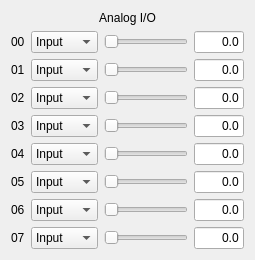
  <widget class="QWidget" name="verticalLayoutWidget_2">
   <property name="geometry">
    <rect>
     <x>30</x>
     <y>20</y>
     <width>228</width>
     <height>241</height>
    </rect>
   </property>
   <layout class="QVBoxLayout" name="AIVertLayout">
    <item>
     <widget class="QLabel" name="AIOLabel">
      <property name="text">
       <string>Analog I/O</string>
      </property>
      <property name="alignment">
       <set>Qt::AlignCenter</set>
      </property>
     </widget>
    </item>
    <item>
     <layout class="QGridLayout" name="AIO_Grid">
      <item row="5" column="1">
       <widget class="QComboBox" name="A05Combo">
        <item>
         <property name="text">
          <string>Input</string>
         </property>
        </item>
        <item>
         <property name="text">
          <string>Output</string>
         </property>
        </item>
        <item>
         <property name="text">
          <string>PWM</string>
         </property>
        </item>
       </widget>
      </item>
      <item row="5" column="3">
       <widget class="QLineEdit" name="A05TextValue">
        <property name="sizePolicy">
         <sizepolicy hsizetype="Minimum" vsizetype="Fixed">
          <horstretch>0</horstretch>
          <verstretch>0</verstretch>
         </sizepolicy>
        </property>
        <property name="minimumSize">
         <size>
          <width>50</width>
          <height>0</height>
         </size>
        </property>
        <property name="text">
         <string>0.0</string>
        </property>
        <property name="alignment">
         <set>Qt::AlignRight|Qt::AlignTrailing|Qt::AlignVCenter</set>
        </property>
        <property name="readOnly">
         <bool>false</bool>
        </property>
       </widget>
      </item>
      <item row="7" column="0">
       <widget class="QLabel" name="A07Label">
        <property name="text">
         <string>07</string>
        </property>
       </widget>
      </item>
      <item row="4" column="1">
       <widget class="QComboBox" name="A04Combo">
        <item>
         <property name="text">
          <string>Input</string>
         </property>
        </item>
        <item>
         <property name="text">
          <string>Output</string>
         </property>
        </item>
       </widget>
      </item>
      <item row="3" column="1">
       <widget class="QComboBox" name="A03Combo">
        <item>
         <property name="text">
          <string>Input</string>
         </property>
        </item>
        <item>
         <property name="text">
          <string>Output</string>
         </property>
        </item>
        <item>
         <property name="text">
          <string>PWM</string>
         </property>
        </item>
       </widget>
      </item>
      <item row="2" column="1">
       <widget class="QComboBox" name="A02Combo">
        <item>
         <property name="text">
          <string>Input</string>
         </property>
        </item>
        <item>
         <property name="text">
          <string>Output</string>
         </property>
        </item>
       </widget>
      </item>
      <item row="7" column="3">
       <widget class="QLineEdit" name="A07TextValue">
        <property name="sizePolicy">
         <sizepolicy hsizetype="Minimum" vsizetype="Fixed">
          <horstretch>0</horstretch>
          <verstretch>0</verstretch>
         </sizepolicy>
        </property>
        <property name="minimumSize">
         <size>
          <width>50</width>
          <height>0</height>
         </size>
        </property>
        <property name="text">
         <string>0.0</string>
        </property>
        <property name="alignment">
         <set>Qt::AlignRight|Qt::AlignTrailing|Qt::AlignVCenter</set>
        </property>
        <property name="readOnly">
         <bool>false</bool>
        </property>
       </widget>
      </item>
      <item row="6" column="1">
       <widget class="QComboBox" name="A06Combo">
        <item>
         <property name="text">
          <string>Input</string>
         </property>
        </item>
        <item>
         <property name="text">
          <string>Output</string>
         </property>
        </item>
       </widget>
      </item>
      <item row="7" column="1">
       <widget class="QComboBox" name="A07Combo">
        <item>
         <property name="text">
          <string>Input</string>
         </property>
        </item>
        <item>
         <property name="text">
          <string>Output</string>
         </property>
        </item>
       </widget>
      </item>
      <item row="1" column="1">
       <widget class="QComboBox" name="A01Combo">
        <item>
         <property name="text">
          <string>Input</string>
         </property>
        </item>
        <item>
         <property name="text">
          <string>Output</string>
         </property>
        </item>
       </widget>
      </item>
      <item row="0" column="1">
       <widget class="QComboBox" name="A00Combo">
        <item>
         <property name="text">
          <string>Input</string>
         </property>
        </item>
        <item>
         <property name="text">
          <string>Output</string>
         </property>
        </item>
       </widget>
      </item>
      <item row="4" column="0">
       <widget class="QLabel" name="A04Label">
        <property name="text">
         <string>04</string>
        </property>
       </widget>
      </item>
      <item row="0" column="0">
       <widget class="QLabel" name="A00Label">
        <property name="text">
         <string>00</string>
        </property>
       </widget>
      </item>
      <item row="5" column="0">
       <widget class="QLabel" name="A05Label">
        <property name="text">
         <string>05</string>
        </property>
       </widget>
      </item>
      <item row="2" column="0">
       <widget class="QLabel" name="A02Label">
        <property name="text">
         <string>02</string>
        </property>
       </widget>
      </item>
      <item row="0" column="3">
       <widget class="QLineEdit" name="A00TextValue">
        <property name="sizePolicy">
         <sizepolicy hsizetype="Minimum" vsizetype="Fixed">
          <horstretch>0</horstretch>
          <verstretch>0</verstretch>
         </sizepolicy>
        </property>
        <property name="minimumSize">
         <size>
          <width>50</width>
          <height>0</height>
         </size>
        </property>
        <property name="text">
         <string>0.0</string>
        </property>
        <property name="alignment">
         <set>Qt::AlignRight|Qt::AlignTrailing|Qt::AlignVCenter</set>
        </property>
        <property name="readOnly">
         <bool>false</bool>
        </property>
       </widget>
      </item>
      <item row="3" column="3">
       <widget class="QLineEdit" name="A03TextValue">
        <property name="sizePolicy">
         <sizepolicy hsizetype="Minimum" vsizetype="Fixed">
          <horstretch>0</horstretch>
          <verstretch>0</verstretch>
         </sizepolicy>
        </property>
        <property name="minimumSize">
         <size>
          <width>50</width>
          <height>0</height>
         </size>
        </property>
        <property name="text">
         <string>0.0</string>
        </property>
        <property name="alignment">
         <set>Qt::AlignRight|Qt::AlignTrailing|Qt::AlignVCenter</set>
        </property>
        <property name="readOnly">
         <bool>false</bool>
        </property>
       </widget>
      </item>
      <item row="3" column="0">
       <widget class="QLabel" name="A03Label">
        <property name="text">
         <string>03</string>
        </property>
       </widget>
      </item>
      <item row="1" column="3">
       <widget class="QLineEdit" name="A01TextValue">
        <property name="sizePolicy">
         <sizepolicy hsizetype="Minimum" vsizetype="Fixed">
          <horstretch>0</horstretch>
          <verstretch>0</verstretch>
         </sizepolicy>
        </property>
        <property name="minimumSize">
         <size>
          <width>50</width>
          <height>0</height>
         </size>
        </property>
        <property name="text">
         <string>0.0</string>
        </property>
        <property name="alignment">
         <set>Qt::AlignRight|Qt::AlignTrailing|Qt::AlignVCenter</set>
        </property>
        <property name="readOnly">
         <bool>false</bool>
        </property>
       </widget>
      </item>
      <item row="2" column="3">
       <widget class="QLineEdit" name="A02TextValue">
        <property name="sizePolicy">
         <sizepolicy hsizetype="Minimum" vsizetype="Fixed">
          <horstretch>0</horstretch>
          <verstretch>0</verstretch>
         </sizepolicy>
        </property>
        <property name="minimumSize">
         <size>
          <width>50</width>
          <height>0</height>
         </size>
        </property>
        <property name="text">
         <string>0.0</string>
        </property>
        <property name="alignment">
         <set>Qt::AlignRight|Qt::AlignTrailing|Qt::AlignVCenter</set>
        </property>
        <property name="readOnly">
         <bool>false</bool>
        </property>
       </widget>
      </item>
      <item row="1" column="0">
       <widget class="QLabel" name="A01Label">
        <property name="text">
         <string>01</string>
        </property>
       </widget>
      </item>
      <item row="6" column="3">
       <widget class="QLineEdit" name="A06TextValue">
        <property name="sizePolicy">
         <sizepolicy hsizetype="Minimum" vsizetype="Fixed">
          <horstretch>0</horstretch>
          <verstretch>0</verstretch>
         </sizepolicy>
        </property>
        <property name="minimumSize">
         <size>
          <width>50</width>
          <height>0</height>
         </size>
        </property>
        <property name="text">
         <string>0.0</string>
        </property>
        <property name="alignment">
         <set>Qt::AlignRight|Qt::AlignTrailing|Qt::AlignVCenter</set>
        </property>
        <property name="readOnly">
         <bool>false</bool>
        </property>
       </widget>
      </item>
      <item row="6" column="0">
       <widget class="QLabel" name="A06Label">
        <property name="text">
         <string>06</string>
        </property>
       </widget>
      </item>
      <item row="4" column="3">
       <widget class="QLineEdit" name="A04TextValue">
        <property name="sizePolicy">
         <sizepolicy hsizetype="Minimum" vsizetype="Fixed">
          <horstretch>0</horstretch>
          <verstretch>0</verstretch>
         </sizepolicy>
        </property>
        <property name="minimumSize">
         <size>
          <width>50</width>
          <height>0</height>
         </size>
        </property>
        <property name="text">
         <string>0.0</string>
        </property>
        <property name="alignment">
         <set>Qt::AlignRight|Qt::AlignTrailing|Qt::AlignVCenter</set>
        </property>
        <property name="readOnly">
         <bool>false</bool>
        </property>
       </widget>
      </item>
      <item row="0" column="2">
       <widget class="QSlider" name="A00SlideValue">
        <property name="sizePolicy">
         <sizepolicy hsizetype="MinimumExpanding" vsizetype="Fixed">
          <horstretch>0</horstretch>
          <verstretch>0</verstretch>
         </sizepolicy>
        </property>
        <property name="maximum">
         <number>100</number>
        </property>
        <property name="singleStep">
         <number>100</number>
        </property>
        <property name="pageStep">
         <number>100</number>
        </property>
        <property name="sliderPosition">
         <number>0</number>
        </property>
        <property name="tracking">
         <bool>true</bool>
        </property>
        <property name="orientation">
         <enum>Qt::Horizontal</enum>
        </property>
        <property name="invertedControls">
         <bool>false</bool>
        </property>
        <property name="tickPosition">
         <enum>QSlider::NoTicks</enum>
        </property>
        <property name="tickInterval">
         <number>100</number>
        </property>
       </widget>
      </item>
      <item row="1" column="2">
       <widget class="QSlider" name="A01SlideValue">
        <property name="sizePolicy">
         <sizepolicy hsizetype="MinimumExpanding" vsizetype="Fixed">
          <horstretch>0</horstretch>
          <verstretch>0</verstretch>
         </sizepolicy>
        </property>
        <property name="maximum">
         <number>100</number>
        </property>
        <property name="singleStep">
         <number>100</number>
        </property>
        <property name="pageStep">
         <number>100</number>
        </property>
        <property name="sliderPosition">
         <number>0</number>
        </property>
        <property name="tracking">
         <bool>true</bool>
        </property>
        <property name="orientation">
         <enum>Qt::Horizontal</enum>
        </property>
        <property name="invertedControls">
         <bool>false</bool>
        </property>
        <property name="tickPosition">
         <enum>QSlider::NoTicks</enum>
        </property>
        <property name="tickInterval">
         <number>100</number>
        </property>
       </widget>
      </item>
      <item row="2" column="2">
       <widget class="QSlider" name="A02SlideValue">
        <property name="sizePolicy">
         <sizepolicy hsizetype="MinimumExpanding" vsizetype="Fixed">
          <horstretch>0</horstretch>
          <verstretch>0</verstretch>
         </sizepolicy>
        </property>
        <property name="maximum">
         <number>100</number>
        </property>
        <property name="singleStep">
         <number>100</number>
        </property>
        <property name="pageStep">
         <number>100</number>
        </property>
        <property name="sliderPosition">
         <number>0</number>
        </property>
        <property name="tracking">
         <bool>true</bool>
        </property>
        <property name="orientation">
         <enum>Qt::Horizontal</enum>
        </property>
        <property name="invertedControls">
         <bool>false</bool>
        </property>
        <property name="tickPosition">
         <enum>QSlider::NoTicks</enum>
        </property>
        <property name="tickInterval">
         <number>100</number>
        </property>
       </widget>
      </item>
      <item row="3" column="2">
       <widget class="QSlider" name="A03SlideValue">
        <property name="sizePolicy">
         <sizepolicy hsizetype="MinimumExpanding" vsizetype="Fixed">
          <horstretch>0</horstretch>
          <verstretch>0</verstretch>
         </sizepolicy>
        </property>
        <property name="maximum">
         <number>100</number>
        </property>
        <property name="singleStep">
         <number>100</number>
        </property>
        <property name="pageStep">
         <number>100</number>
        </property>
        <property name="sliderPosition">
         <number>0</number>
        </property>
        <property name="tracking">
         <bool>true</bool>
        </property>
        <property name="orientation">
         <enum>Qt::Horizontal</enum>
        </property>
        <property name="invertedControls">
         <bool>false</bool>
        </property>
        <property name="tickPosition">
         <enum>QSlider::NoTicks</enum>
        </property>
        <property name="tickInterval">
         <number>100</number>
        </property>
       </widget>
      </item>
      <item row="4" column="2">
       <widget class="QSlider" name="A04SlideValue">
        <property name="sizePolicy">
         <sizepolicy hsizetype="MinimumExpanding" vsizetype="Fixed">
          <horstretch>0</horstretch>
          <verstretch>0</verstretch>
         </sizepolicy>
        </property>
        <property name="maximum">
         <number>100</number>
        </property>
        <property name="singleStep">
         <number>100</number>
        </property>
        <property name="pageStep">
         <number>100</number>
        </property>
        <property name="sliderPosition">
         <number>0</number>
        </property>
        <property name="tracking">
         <bool>true</bool>
        </property>
        <property name="orientation">
         <enum>Qt::Horizontal</enum>
        </property>
        <property name="invertedControls">
         <bool>false</bool>
        </property>
        <property name="tickPosition">
         <enum>QSlider::NoTicks</enum>
        </property>
        <property name="tickInterval">
         <number>100</number>
        </property>
       </widget>
      </item>
      <item row="5" column="2">
       <widget class="QSlider" name="A05SlideValue">
        <property name="sizePolicy">
         <sizepolicy hsizetype="MinimumExpanding" vsizetype="Fixed">
          <horstretch>0</horstretch>
          <verstretch>0</verstretch>
         </sizepolicy>
        </property>
        <property name="maximum">
         <number>100</number>
        </property>
        <property name="singleStep">
         <number>100</number>
        </property>
        <property name="pageStep">
         <number>100</number>
        </property>
        <property name="sliderPosition">
         <number>0</number>
        </property>
        <property name="tracking">
         <bool>true</bool>
        </property>
        <property name="orientation">
         <enum>Qt::Horizontal</enum>
        </property>
        <property name="invertedControls">
         <bool>false</bool>
        </property>
        <property name="tickPosition">
         <enum>QSlider::NoTicks</enum>
        </property>
        <property name="tickInterval">
         <number>100</number>
        </property>
       </widget>
      </item>
      <item row="7" column="2">
       <widget class="QSlider" name="A07SlideValue">
        <property name="sizePolicy">
         <sizepolicy hsizetype="MinimumExpanding" vsizetype="Fixed">
          <horstretch>0</horstretch>
          <verstretch>0</verstretch>
         </sizepolicy>
        </property>
        <property name="maximum">
         <number>100</number>
        </property>
        <property name="singleStep">
         <number>100</number>
        </property>
        <property name="pageStep">
         <number>100</number>
        </property>
        <property name="sliderPosition">
         <number>0</number>
        </property>
        <property name="tracking">
         <bool>true</bool>
        </property>
        <property name="orientation">
         <enum>Qt::Horizontal</enum>
        </property>
        <property name="invertedControls">
         <bool>false</bool>
        </property>
        <property name="tickPosition">
         <enum>QSlider::NoTicks</enum>
        </property>
        <property name="tickInterval">
         <number>100</number>
        </property>
       </widget>
      </item>
      <item row="6" column="2">
       <widget class="QSlider" name="A06SlideValue">
        <property name="sizePolicy">
         <sizepolicy hsizetype="MinimumExpanding" vsizetype="Fixed">
          <horstretch>0</horstretch>
          <verstretch>0</verstretch>
         </sizepolicy>
        </property>
        <property name="maximum">
         <number>100</number>
        </property>
        <property name="singleStep">
         <number>100</number>
        </property>
        <property name="pageStep">
         <number>100</number>
        </property>
        <property name="sliderPosition">
         <number>0</number>
        </property>
        <property name="tracking">
         <bool>true</bool>
        </property>
        <property name="orientation">
         <enum>Qt::Horizontal</enum>
        </property>
        <property name="invertedControls">
         <bool>false</bool>
        </property>
        <property name="tickPosition">
         <enum>QSlider::NoTicks</enum>
        </property>
        <property name="tickInterval">
         <number>100</number>
        </property>
       </widget>
      </item>
     </layout>
    </item>
   </layout>
  </widget>
